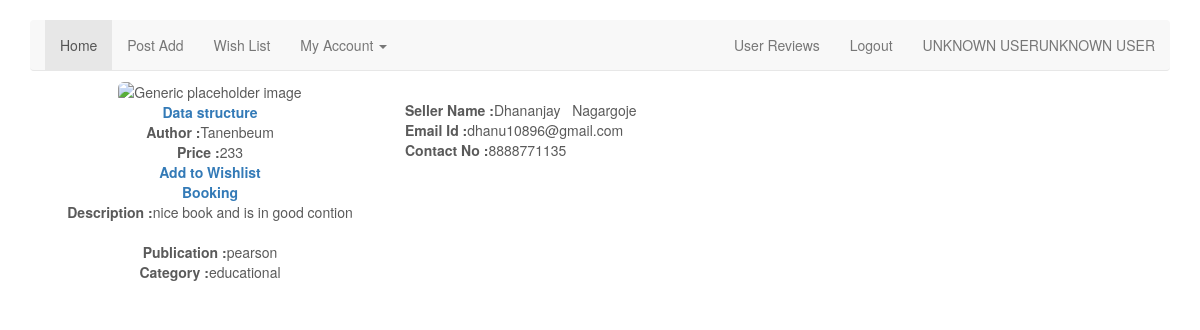
/perticularbook.php?id=7, run on the app's committed database.
### tables this page shows
CREATE TABLE IF NOT EXISTS `book` (
`book_id` int(11) NOT NULL,
  `name` varchar(50) NOT NULL,
  `author` varchar(50) NOT NULL,
  `publication` varchar(30) DEFAULT NULL,
  `edition` int(3) DEFAULT NULL,
  `description` varchar(150) DEFAULT NULL,
  `price` varchar(5) NOT NULL,
  `category` varchar(20) NOT NULL,
  `status` varchar(10) NOT NULL DEFAULT 'Active',
  `imagename` varchar(50) DEFAULT 'noimage.jpg',
  `image` blob
);

CREATE TABLE IF NOT EXISTS `user` (
  `fname` varchar(30) NOT NULL,
  `lname` varchar(30) NOT NULL,
  `user_id` varchar(33) NOT NULL,
  `password` varchar(33) NOT NULL,
  `email_id` varchar(35) NOT NULL,
  `contact_no` varchar(13) NOT NULL,
  `status` varchar(10) DEFAULT 'active'
);

### perticularbook.php (the view, shortened to what this page needs)
<?php
require 'core2.php';
?><!DOCTYPE html>
<html lang="en">
<head>
    <link href="dist/css/bootstrap.min.css" rel="stylesheet">
    <link href="carousel.css" rel="stylesheet">
  </head>
  <body>
    <div class="navbar-wrapper">
      <div class="container">
        <nav class="navbar navbar-default navbar-static-top">
          <div class="container">
           <div id="navbar" class="navbar-collapse collapse">
          <ul class="nav navbar-nav">
          <li class="active"><a href="HOME2.php">Home</a></li>
            <li><a href="post2.php">Post Add</a></li>
            <li><a href="wlist2.php">Wish List</a></li>
             <li class="dropdown">
              <a href="#" class="dropdown-toggle" data-toggle="dropdown" role="button" aria-expanded="false">My Account <span class="caret"></span></a>
            </li>
          </ul>
          <ul class="nav navbar-nav navbar-right">
 <li><a href="revieww.php">User Reviews</a></li>
		   <li><a href="logout.php">Logout</a></li>
            <li><a href="accountinfo.php"><?php echo getuserfield('fname').' '.getuserfield('lname');?>
</a></li>
            </ul>
        </div> </div>
        </nav>
      </div>
    </div>
	<br><br><br><br>
<?php
	$bookid=$_GET['id'];
$queryy="SELECT * FROM `book` WHERE  `book_id`='$bookid'";
$sql = "select * from user where user_id in(select user_id from ads where book_id='$bookid')";
if($dhanu=mysql_query($queryy))
{ $focus=mysql_query($sql);
 $row=mysql_fetch_assoc($dhanu);
   $roww=mysql_fetch_assoc($focus);
$bookname=$row['name'];
$author=$row['author'];
$description=$row['description'];
$price=$row['price'];
$publication=$row['publication'];
$category=$row['category'];
$status=$row['status'];
$bookid=$row['book_id'];
$image=$row['image'];
$fname=$roww['fname'];
$lname=$roww['lname'];
$email=$roww['email_id'];
$contact=$roww['contact_no'];
?>
<div class="container marketing">
      <div class="row">
        <div class="col-lg-4">
		<?php
       if($status!='Sold')
       {
		     if($image)
            {
                 echo "<img  class=\"img-rounded\" src=getimage.php?id=$bookid height=\"170px\" width=\"130px\"  alt=\"Generic placeholder image\"   >  ";
            }
            else
            {
        ?>
                <img class="img-rounded" src="noimage.jpg" alt="Generic placeholder image" style="width: 130px; height: 170px;">
        <?php
            }
          ?>
          <?php echo"<br><a id='various3' href='perticular.php?id=$bookid'><b>$bookname</b></a>";
                   echo'<br><b>Author :</b>'.$author;
				   echo'<br><b>Price :</b>'.$price;
                     if($status!='Booked')
                    {
                            echo"<br><a id='various3' href='wishlist2.php?id=$bookid'><b>Add to Wishlist</b></a>";
                            echo"<br><a id='various3' href='booking2.php?id=$bookid'><b>Booking</b></a>";
                    }
                    else
					{
					        echo"<br>Temporary Unavailable";
					}
					echo'<br>'; echo'<b>Description :</b>'.$description;
echo'<br>';
 echo'<br><b>Publication :</b>'.$publication;
 echo'<br><b>Category :</b>'.$category;
		}			?>
        </div>
		<?php
    echo'<br><b>Seller Name :</b>'.$fname.'&nbsp;&nbsp;&nbsp;'.$lname;
   	 echo'<br><b>Email Id :</b>'.$email;
    echo'<br><b>Contact No :</b>'.$contact;
}
?>
 </div>
  </body>
</html>

### carousel.css (style rules this page uses)
body { padding-bottom: 40px; color: #5a5a5a; }
.navbar-wrapper { position: absolute; top: 0; right: 0; left: 0; z-index: 20; }
.navbar-wrapper > .container { padding-right: 0; padding-left: 0; }
.navbar-wrapper .navbar { padding-right: 15px; padding-left: 15px; }
.navbar-wrapper .navbar .container { width: auto; }
.marketing .col-lg-4 { margin-bottom: 20px; text-align: center; }
@media (min-width: 768px) { .navbar-wrapper { margin-top: 20px; } }
@media (min-width: 768px) { .navbar-wrapper .container { padding-right: 15px; padding-left: 15px; } }
@media (min-width: 768px) { .navbar-wrapper .navbar { padding-right: 0; padding-left: 0; } }
@media (min-width: 768px) { .navbar-wrapper .navbar { border-radius: 4px; } }

### data on the page
book: name "Data structure", author "Tanenbeum", price "233", description "nice book and is in good contion", publication "pearson", category "educational"
user: fname "Dhananjay", lname "Nagargoje", email "dhanu10896@gmail.com", contact_no "8888771135"
